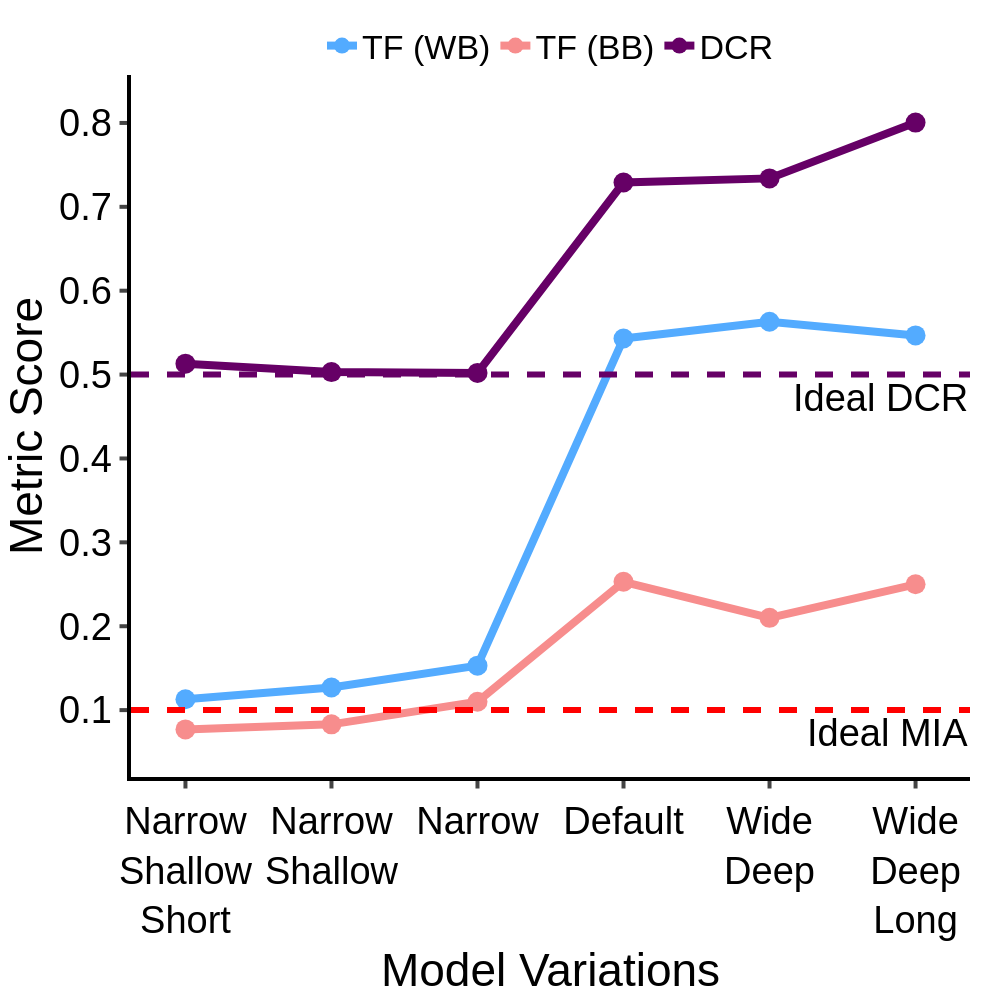

The code cell stored with this chart in its notebook:
### Code cell
df = {"Model Variations": model_variation, "TF (WB)": mia_wb, "TF (BB)": mia_bb, "DCR": dcr}

fig = px.line(
    data_frame=df,
    x="Model Variations",
    y=["TF (WB)", "TF (BB)", "DCR"],
    markers=True,

)
fig.data[0].line.color = "#53abff"
fig.data[1].line.color = "#f78d8d"
fig.data[2].line.color = "#660066"
fig.add_hline(y=0.1, line_dash="dash", line_color="red", annotation_text="Ideal MIA", annotation_position="bottom right", line_width=6)
fig.add_hline(y=1/2, line_dash="dash", line_color="#660066", annotation_text="Ideal DCR", annotation_position="bottom right", line_width=6)
fig.update_layout(
    xaxis=dict(
        tickmode='array',
        tickvals=model_variation,
    ),
)
fig.update_xaxes(
   ticks="outside", tickwidth=4, ticklen=7.5, linewidth=4, linecolor="black", tickangle=0, title_font_family="Helvetica", tickfont_family="Helvetica", tickfont_size=FONT_SIZE,
)
fig.update_yaxes(
    ticks="outside", tickwidth=4, ticklen=7.5, linewidth=4, linecolor="black", title = "Metric Score", tickangle=0, title_font_family="Helvetica", tickfont_family="Helvetica", tickfont_size=FONT_SIZE,
)
fig.update_traces(marker=dict(size=20), line=dict(width=8))

customize_figure_layout(fig)
save_and_display_figure(fig, "diabetes_tf_dcr_model_variation", plots_dir)

### Figure 1 — Plotly figure (JSON) as saved in the notebook; plotly's stock layout.template omitted (floating-point values rounded to 4 significant figures)
{"data": [{"hovertemplate": "variable=TF (WB)<br>Model Variations=%{x}<br>value=%{y}<extra></extra>", "legendgroup": "TF (WB)", "line": {"color": "#53abff", "dash": "solid", "width": 8}, "marker": {"size": 20, "symbol": "circle"}, "mode": "lines+markers", "name": "TF (WB)", "orientation": "v", "showlegend": true, "type": "scatter", "x": ["Narrow<br>Shallow<br>Short", "Narrow<br>Shallow", "Narrow", "Default", "Wide<br>Deep", "Wide<br>Deep<br>Long"], "xaxis": "x", "y": [0.113, 0.127, 0.153, 0.543, 0.563, 0.5467], "yaxis": "y"}, {"hovertemplate": "variable=TF (BB)<br>Model Variations=%{x}<br>value=%{y}<extra></extra>", "legendgroup": "TF (BB)", "line": {"color": "#f78d8d", "dash": "solid", "width": 8}, "marker": {"size": 20, "symbol": "circle"}, "mode": "lines+markers", "name": "TF (BB)", "orientation": "v", "showlegend": true, "type": "scatter", "x": ["Narrow<br>Shallow<br>Short", "Narrow<br>Shallow", "Narrow", "Default", "Wide<br>Deep", "Wide<br>Deep<br>Long"], "xaxis": "x", "y": [0.077, 0.083, 0.11, 0.253, 0.21, 0.25], "yaxis": "y"}, {"hovertemplate": "variable=DCR<br>Model Variations=%{x}<br>value=%{y}<extra></extra>", "legendgroup": "DCR", "line": {"color": "#660066", "dash": "solid", "width": 8}, "marker": {"size": 20, "symbol": "circle"}, "mode": "lines+markers", "name": "DCR", "orientation": "v", "showlegend": true, "type": "scatter", "x": ["Narrow<br>Shallow<br>Short", "Narrow<br>Shallow", "Narrow", "Default", "Wide<br>Deep", "Wide<br>Deep<br>Long"], "xaxis": "x", "y": [0.513, 0.503, 0.502, 0.729, 0.7339, 0.8004], "yaxis": "y"}], "layout": {"annotations": [{"showarrow": false, "text": "Ideal MIA", "x": 1, "xanchor": "right", "xref": "x domain", "y": 0.1, "yanchor": "top", "yref": "y"}, {"showarrow": false, "text": "Ideal DCR", "x": 1, "xanchor": "right", "xref": "x domain", "y": 0.5, "yanchor": "top", "yref": "y"}], "font": {"color": "black", "family": "Helvetica", "size": 38}, "height": 1000, "legend": {"font": {"size": 34}, "orientation": "h", "title": {"font": {"family": "Helvetica"}, "text": ""}, "tracegroupgap": 0, "valign": "top", "x": 0.5, "xanchor": "center", "y": 1, "yanchor": "bottom"}, "margin": {"b": 25, "l": 30, "r": 30, "t": 75}, "plot_bgcolor": "white", "shapes": [{"line": {"color": "red", "dash": "dash", "width": 6}, "type": "line", "x0": 0, "x1": 1, "xref": "x domain", "y0": 0.1, "y1": 0.1, "yref": "y"}, {"line": {"color": "#660066", "dash": "dash", "width": 6}, "type": "line", "x0": 0, "x1": 1, "xref": "x domain", "y0": 0.5, "y1": 0.5, "yref": "y"}], "title": {"font": {"family": "Helvetica"}, "x": 0.5, "y": 0.975}, "width": 1000, "xaxis": {"anchor": "y", "domain": [0, 1], "linecolor": "black", "linewidth": 4, "tickangle": 0, "tickfont": {"family": "Helvetica", "size": 38}, "ticklen": 7.5, "tickmode": "array", "ticks": "outside", "tickvals": ["Narrow<br>Shallow<br>Short", "Narrow<br>Shallow", "Narrow", "Default", "Wide<br>Deep", "Wide<br>Deep<br>Long"], "tickwidth": 4, "title": {"font": {"family": "Helvetica"}, "text": "Model Variations"}}, "yaxis": {"anchor": "x", "domain": [0, 1], "linecolor": "black", "linewidth": 4, "tickangle": 0, "tickfont": {"family": "Helvetica", "size": 38}, "ticklen": 7.5, "ticks": "outside", "tickwidth": 4, "title": {"font": {"family": "Helvetica"}, "text": "Metric Score"}}}}
